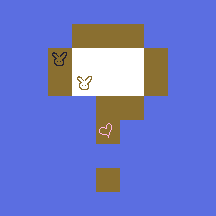

Tiled map render using the project's own tile images. Description and the whole map definition, tile-layer contents included, below:
An orthogonal 9x9 tile map with 24x24 px tiles, 1 tile layer (Tile Layer 1).

<map version="1.2" tiledversion="1.3.2" orientation="orthogonal" renderorder="right-down" compressionlevel="0" width="9" height="9" tilewidth="24" tileheight="24" infinite="0" nextlayerid="2" nextobjectid="1">
 <tileset firstgid="1" name="tmptile" tilewidth="24" tileheight="24" tilecount="12" columns="12">
  <image source="tmptile.png" width="288" height="24" />
 </tileset>
 <layer id="1" name="Tile Layer 1" width="9" height="9">
  <data encoding="csv">
1,1,1,1,1,1,1,1,1,
1,1,1,2,2,2,1,1,1,
1,1,4,3,3,3,2,1,1,
1,1,2,5,3,3,2,1,1,
1,1,1,1,2,2,1,1,1,
1,1,1,1,9,1,1,1,1,
1,1,1,1,1,1,1,1,1,
1,1,1,1,2,1,1,1,1,
1,1,1,1,1,1,1,1,1
</data>
 </layer>
</map>
